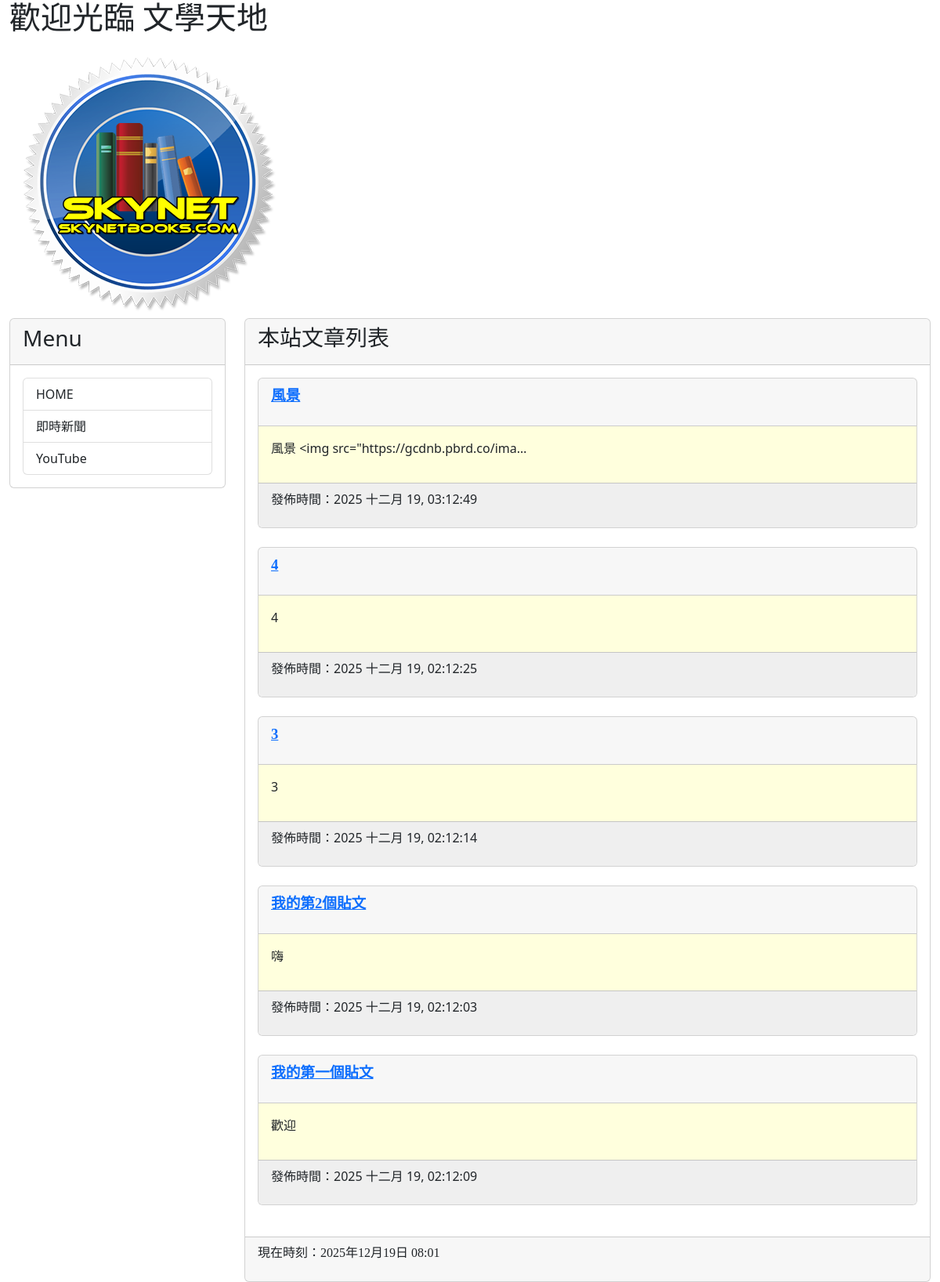
The page / on the database its author committed.
### mysite/models.py (models this page shows, shortened)
class Post(models.Model):
    title = models.CharField(max_length=200)
    slug = models.CharField(max_length=200)
    body = models.TextField()
    pub_date = models.DateTimeField(auto_now_add=True)
    class Meta:
        ordering = ('-pub_date',)

### mysite/views.py (the view)
# urls.py: path('', homepage),
def homepage(request):
    posts = Post.objects.all()
    now = datetime.now()
    return render(request, 'index.html', locals())

### templates/index.html (shortened to what this page needs)
{% extends 'base.html' %}
{% block headmessage %}
    <h3 style='font-family:標楷體;'>本站文章列表</a>
{% endblock %}
{% block content %}
{% for post in posts %}
<div class='card'>
    <div class='card-header'>
        <p style='font-family:微軟正黑體;font-size:14pt;font-weight:bold;'>
            <a href='/post/{{post.slug}}'>{{ post.title }}</a>
        </p>
    </div>
    <div class='card-body' style='background-color:#ffffdd'>
        <p>
           {{ post.body | truncatechars:40 }}
        </p>
    </div>
    <div class='card-footer'  style='background-color:#efefef'>
        <p>
            發佈時間：{{ post.pub_date | date:"Y M d, h:m:s"}}
        </p>
    </div>
</div>
<br>
{% endfor %}
{% endblock %}

### templates/base.html (shortened to what this page needs)
<!DOCTYPE html>
<html>
<head>
    <link href="https://cdn.jsdelivr.net/npm/bootstrap@5.2.2/dist/css/bootstrap.min.css" rel="stylesheet">
</head>
<body>
    <div class="container-fluid">
        {% include 'header.html' %}
        <div class="row">
            <div class="col-sm-3 col-md-3">
                <div class="card">
                    <div class="card-header">
                        <h3>Menu</h3>
                    </div>
                    <div class="card-body">
                        <div class='list-group'>
                            <a href='/' class='list-group-item'>HOME</a>
                            <a href='https://google.com/news' class='list-group-item'>即時新聞</a>
                            <a href='https://youtube.com/' class='list-group-item'>YouTube</a>
                        </div>
                    </div>
                </div>
            </div>
            <div class="col-sm-9 col-md-9">
                <div class="card">
                    <div class="card-header">
                        {% block headmessage %}
                        {% endblock %}
                    </div>
                    <div class="card-body">
                        {% block content %} {% endblock %}
                    </div>
                    <div class="card-footer">
                        {% include 'footer.html' %}
                    </div>
                </div>
            </div>
        </div>
    </div>
</body>
</html>

### templates/header.html
<h1 style="font-family:微軟正黑體;">歡迎光臨 文學天地</h1>
{% load static %}
<div class='well'>
    <img src="{% static 'images/logo.png' %}">
</div>

### templates/footer.html
{% block footer %}
    {% if now %}
    <p style='font-family:微軟正黑體;'>現在時刻：{{ now }}</p>
    {% else %}
    <p style='font-family:微軟正黑體;'>本文內容取自網路，如有侵權請來信通知下架...</p>
    {% endif %}
{% endblock %}

### rows shown on the page
Post: title "風景", body "風景 <img src=\"https://gcdnb.pbrd.co/ima…", pub_date "2025 十二月 19, 03:12:49"
Post: title "4", body "4", pub_date "2025 十二月 19, 02:12:25"
Post: title "3", body "3", pub_date "2025 十二月 19, 02:12:14"
Post: title "我的第2個貼文", body "嗨", pub_date "2025 十二月 19, 02:12:03"
Post: title "我的第一個貼文", body "歡迎", pub_date "2025 十二月 19, 02:12:09"
